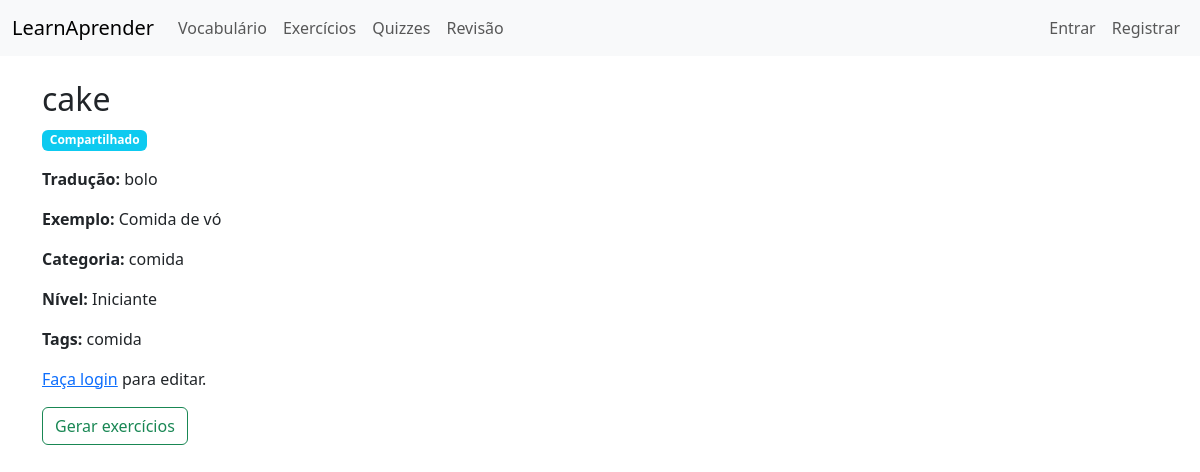
The app's page /vocab/4/ with its own data.
### vocab/models.py (models this page shows, shortened)
class Vocabulary(models.Model):
    LEVEL_CHOICES = [
        ('beginner', 'Iniciante'),
        ('intermediate', 'Intermediário'),
    ]
    word = models.CharField(max_length=200)
    translation = models.CharField(max_length=400)
    example = models.TextField(blank=True)
    category = models.CharField(max_length=100, blank=True)
    level = models.CharField(max_length=20, choices=LEVEL_CHOICES, default='beginner')
    tags = models.CharField(max_length=200, blank=True, help_text='Use vírgulas para separar')
    created_by = models.ForeignKey(User, on_delete=models.SET_NULL, null=True, blank=True)
    is_shared = models.BooleanField(default=False, help_text='Se marcado, vocabulário é disponível para todos os usuários')
    created_at = models.DateTimeField(auto_now_add=True)
    class Meta:
        constraints = [
            models.UniqueConstraint(
                fields=['word', 'created_by'],
                condition=models.Q(is_shared=False),
                name='unique_personal_vocab_per_user'
            ),
        ]

### vocab/views.py (the view)
# urls.py: path('<int:pk>/', views.VocabDetailView.as_view(), name='detail'),
class VocabDetailView(DetailView):
    model = Vocabulary
    template_name = 'vocab/detail.html'

### templates/vocab/detail.html
{% extends 'base.html' %}
{% block content %}
  <h2>{{ object.word }}</h2>
  <p>
    {% if object.is_shared %}
      <span class="badge bg-info">Compartilhado</span>
    {% else %}
      <span class="badge bg-secondary">Pessoal</span>
    {% endif %}
  </p>
  <p><strong>Tradução:</strong> {{ object.translation }}</p>
  <p><strong>Exemplo:</strong> {{ object.example }}</p>
  <p><strong>Categoria:</strong> {{ object.category }}</p>
  <p><strong>Nível:</strong> {{ object.get_level_display }}</p>
  <p><strong>Tags:</strong> {{ object.tags }}</p>
  {% if user.is_authenticated %}
    {% if object.created_by == user or user.is_staff %}
      <a class="btn btn-primary" href="{% url 'vocab:edit' object.pk %}">Editar</a>
      <a class="btn btn-danger" href="{% url 'vocab:delete' object.pk %}">Remover</a>
    {% else %}
      <p class="text-muted"><em>Você não pode editar vocabulário compartilhado criado por outros usuários.</em></p>
    {% endif %}
  {% else %}
    <p><a href="{% url 'accounts:login' %}">Faça login</a> para editar.</p>
  {% endif %}
  <form method="post" action="{% url 'vocab:generate_exercises' object.pk %}" style="display:inline">{% csrf_token %}
    <button class="btn btn-outline-success">Gerar exercícios</button>
  </form>
{% endblock %}

### records on screen
Vocabulary: word "cake", translation "bolo", example "Comida de vó", category "comida", level "Iniciante", tags "comida"
